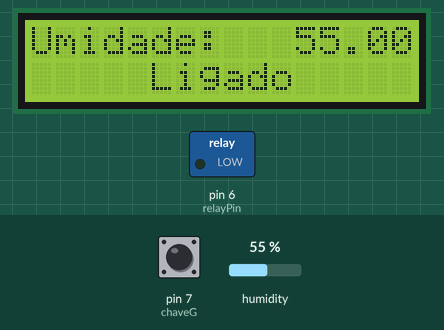
Recording of a sketch running on a simulated Arduino Uno, built with avr-gcc and run on an emulated ATmega328P. On the bench: 16×2 character LCD, switched loads named in the sketch (green lamp = pin HIGH). Inputs (shaded band) come from the test bench; at power-on: humidity 55 %, pin 7 (chaveG) HIGH. What the sketch prints to the serial monitor is not drawn.

Above: at 1.2 s.
1.3 s: humidity set to 64 %
At 2.7 s:
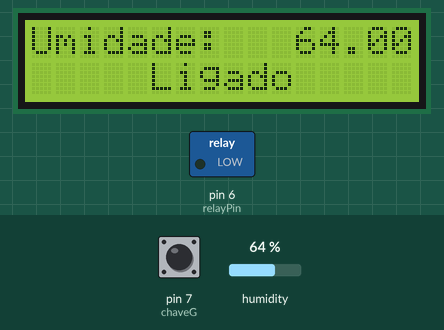
3.0 s: humidity set to 67 %
At 3.7 s:
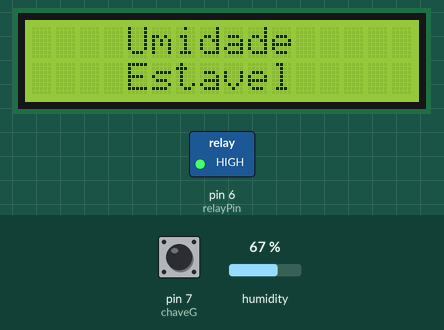
4.6 s: humidity set to 22 %
At 5.7 s:
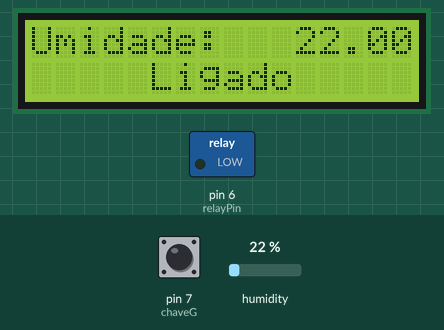
6.1 s: humidity set to 68 %
At 6.4 s:
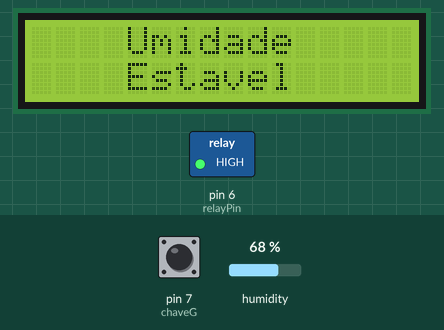
Timing chart, 0 to 8.6 s (numbered marks = the images above; inputs shaded):
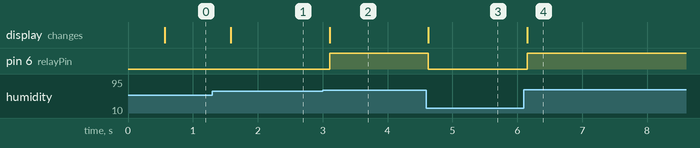

Measured:
- the behaviour switches between 65 and 66 % on humidity (found by bisection; images 1 and 2)
- after the input at 1.3 s, the display: changes after 0.29 s (image 1)
- after the input at 3.0 s, pin 6 (relayPin): LOW → HIGH after 0.11 s; the display: changes after 0.11 s (image 2)
- after the input at 4.6 s, pin 6 (relayPin): HIGH → LOW at once; the display: changes at once (image 3)
- after the input at 6.1 s, pin 6 (relayPin): LOW → HIGH after 0.05 s; the display: changes after 0.05 s (image 4)

The sketch:

UmidificadorAutomatico.ino
```cpp
#include <LiquidCrystal.h>
#include <DHT.h>
#include <DHT_U.h>
#include <Adafruit_Sensor.h>

//DHT
#define DHTTYPE DHT11 // Sensor DHT11
#define DHTPIN 9 // Pino do Arduino no Sensor (Data)
DHT_Unified dht(DHTPIN, DHTTYPE); // configurando o Sensor DHT - pino e tipo

uint32_t delayMS = 500; // variável para atraso no tempo
LiquidCrystal lcd(12, 11,5, 4, 3, 2); // VARIAVEIS E PINOS DO DISPLAY LCD
int relayPin = 6;   // VARIAVEL PINO DO RELAY
int chaveG = 7; //VARIAVEL PINO CHAVE GANGORRA
int umidadeLimite1 = 0; // VARIAVEL DEFINE O LIMITE DA UMIDADE INICIAL

void setup() {
  Serial.begin(9600); // INICIALIZA O MONITOR SERIAL
  lcd.begin(16, 2); // INICIAL O DISPLAY LCD
  dht.begin(); // INICIALIZA O SENSOR DHT11
  pinMode(relayPin, OUTPUT);
  pinMode(chaveG, INPUT); //DEFINE A CHAVE GANGORRA
  digitalWrite(chaveG, HIGH);
}

void loop() {
  delay(delayMS); // atraso entre as medições
  sensors_event_t event; // inicializa o evento da Temperatura
   int chaveGState = digitalRead(chaveG);// LÊ A CHAVE GANGORRA

    if (chaveGState == HIGH) {
      umidadeLimite1 = 65;
    } else {
      umidadeLimite1 = 20;
    }   // DEFINE O VALOR DO LIMITE DE ACORDO COM 0 NIVEL(ALTO E BAIXO) DA CHAVE GANGORRA


dht.humidity().getEvent(&event); // CAPTA A UMIDADE DO AR ATRAVÉS DO SENSOR
if (isnan(event.relative_humidity)) // SE A UMIDADE DO AR NAO FOR LIDA
{
 Serial.println("Erro na leitura da Umidade!");
}else {
    if (event.relative_humidity <= umidadeLimite1) { // SE A UMIDADE DO AR FOR MENOR OU IGUAL AO LIMITE DEFINIDO PELA CHAVE GANGORRA
            Serial.print("Umidade: "); // PRINTA A FRASE NO MONITOR SERIAL
            Serial.print(event.relative_humidity); // PRINTA A UMIDADE NO MONITOR SERIAL
            Serial.println("%");//PRINTA O % NO MONITOR SERIAL
            lcd.setCursor(0, 0);  // SETA O PONTEIRO A PRIMEIRA LINHA DO DISPLAY
            lcd.print("Umidade:   "); // PRINTA UMIDADE NO DISPLAY LCD
            lcd.print(event.relative_humidity); //PRINTA O VALOR DA UMIDADE NO DISPLAY
            lcd.setCursor(0, 1);// SETA O PONTEIRO A SEGUNDA LINHA DO DISPLAY
            lcd.print("     Ligado     "); // PRINTA LIGADO NO DISPLAY LCD
            digitalWrite(relayPin, LOW); // DESLIGA O RELAY
    }
    else { //CASO CONTRARIO, A UMIDADE É ESTAVEL
            Serial.print("Umidade: "); // PRINTA A FRASE NO MONITOR SERIAL
            Serial.print(event.relative_humidity); // PRINTA A UMIDADE NO MONITOR SERIAL
            Serial.println("%"); //PRINTA O % NO MONITOR SERIAL
            lcd.setCursor(0, 0); // SETA O PONTEIRO A PRIMEIRA LINHA DO DISPLAY
            lcd.print("    Umidade     "); // PRINTA UMIDADE NO DISPLAY LCD
            lcd.setCursor(0, 1); // SETA O PONTEIRO A SEGUNDA LINHA DO DISPLAY
            lcd.print("    Estavel     "); // PRINTA ESTAVEL NO DISPLAY LCD
            digitalWrite(relayPin, HIGH); // LIGA O RELAY
    }
  }
}
```
